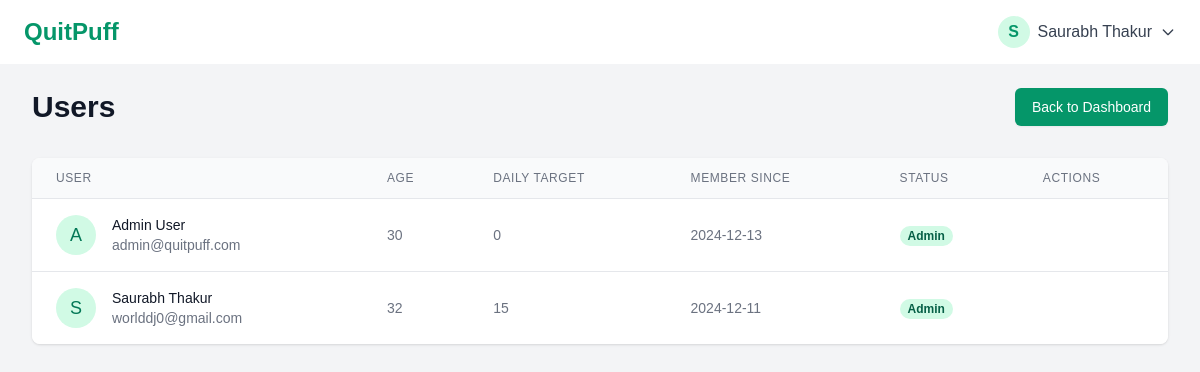
The app's page /admin/users (signed in) with its own data.
### models.py (models this page shows, shortened)
class User(UserMixin, db.Model):
    id = db.Column(db.Integer, primary_key=True)
    name = db.Column(db.String(100), nullable=False)
    email = db.Column(db.String(120), unique=True, nullable=False)
    password = db.Column(db.String(200), nullable=False)
    age = db.Column(db.Integer)
    smoking_since = db.Column(db.Integer)
    daily_cigarettes = db.Column(db.Integer)
    cigarette_cost = db.Column(db.Float)
    currency = db.Column(db.String(3), default='INR')
    pack_cost = db.Column(db.Float)
    cigarettes_per_pack = db.Column(db.Integer)
    created_at = db.Column(db.DateTime, default=datetime.utcnow)
    is_admin = db.Column(db.Boolean, default=False)
    entries = db.relationship('CigaretteEntry', backref='user', lazy=True)

### app.py (the view)
@app.route('/admin/users')
@login_required
@admin_required
def admin_users():
    users = User.query.order_by(User.created_at.desc()).all()
    return render_template('admin/users.html', users=users)

### app.py (called while the page is built)
@login_manager.user_loader
def load_user(user_id):
    return User.query.get(int(user_id))

def admin_required(f):
    @wraps(f)
    def decorated_function(*args, **kwargs):
        if not current_user.is_authenticated or not current_user.is_admin:
            flash('Access denied. Admin privileges required.', 'error')
            return redirect(url_for('dashboard'))
        return f(*args, **kwargs)
    return decorated_function

### templates/admin/users.html (shortened to what this page needs)
{% extends "base.html" %}
{% block content %}
<div class="min-h-screen bg-gray-100 py-6">
    <div class="max-w-7xl mx-auto px-4 sm:px-6 lg:px-8">
        <div class="flex justify-between items-center mb-8">
            <h1 class="text-3xl font-bold text-gray-900">Users</h1>
            <a href="{{ url_for('admin_dashboard') }}" class="inline-flex items-center px-4 py-2 border border-transparent rounded-md shadow-sm text-sm font-medium text-white bg-emerald-600 hover:bg-emerald-700">
                Back to Dashboard
            </a>
        </div>
        <div class="bg-white shadow overflow-hidden sm:rounded-lg">
            <div class="overflow-x-auto">
                <table class="min-w-full divide-y divide-gray-200">
                    <thead class="bg-gray-50">
                        <tr>
                            <th scope="col" class="px-6 py-3 text-left text-xs font-medium text-gray-500 uppercase tracking-wider">
                                User
                            </th>
                            <th scope="col" class="px-6 py-3 text-left text-xs font-medium text-gray-500 uppercase tracking-wider">
                                Age
                            </th>
                            <th scope="col" class="px-6 py-3 text-left text-xs font-medium text-gray-500 uppercase tracking-wider">
                                Daily Target
                            </th>
                            <th scope="col" class="px-6 py-3 text-left text-xs font-medium text-gray-500 uppercase tracking-wider">
                                Member Since
                            </th>
                            <th scope="col" class="px-6 py-3 text-left text-xs font-medium text-gray-500 uppercase tracking-wider">
                                Status
                            </th>
                            <th scope="col" class="px-6 py-3 text-left text-xs font-medium text-gray-500 uppercase tracking-wider">
                                Actions
                            </th>
                        </tr>
                    </thead>
                    <tbody class="bg-white divide-y divide-gray-200">
                        {% for user in users %}
                        <tr>
                            <td class="px-6 py-4 whitespace-nowrap">
                                <div class="flex items-center">
                                    <div class="flex-shrink-0 h-10 w-10">
                                        <div class="h-10 w-10 rounded-full bg-emerald-100 flex items-center justify-center">
                                            <span class="text-emerald-700 font-medium text-lg">{{ user.name[0] | upper }}</span>
                                        </div>
                                    </div>
                                    <div class="ml-4">
                                        <div class="text-sm font-medium text-gray-900">{{ user.name }}</div>
                                        <div class="text-sm text-gray-500">{{ user.email }}</div>
                                    </div>
                                </div>
                            </td>
                            <td class="px-6 py-4 whitespace-nowrap text-sm text-gray-500">
                                {{ user.age }}
                            </td>
                            <td class="px-6 py-4 whitespace-nowrap text-sm text-gray-500">
                                {{ user.daily_cigarettes }}
                            </td>
                            <td class="px-6 py-4 whitespace-nowrap text-sm text-gray-500">
                                {{ user.created_at.strftime('%Y-%m-%d') }}
                            </td>
                            <td class="px-6 py-4 whitespace-nowrap">
                                {% if user.is_admin %}
                                <span class="px-2 inline-flex text-xs leading-5 font-semibold rounded-full bg-emerald-100 text-emerald-800">
                                    Admin
                                </span>
                                {% else %}
                                <span class="px-2 inline-flex text-xs leading-5 font-semibold rounded-full bg-gray-100 text-gray-800">
                                    User
                                </span>
                                {% endif %}
                            </td>
                            <td class="px-6 py-4 whitespace-nowrap text-sm text-gray-500">
                            </td>
                        </tr>
                        {% endfor %}
                    </tbody>
                </table>
            </div>
        </div>
    </div>
</div>
{% endblock %}

### templates/base.html (shortened to what this page needs)
<!DOCTYPE html>
<html lang="en">
<head>
    <script src="https://cdn.tailwindcss.com"></script>
</head>
<body class="bg-gray-50">
    <nav class="fixed bottom-0 left-0 right-0 bg-white border-t border-gray-200 sm:relative sm:border-t-0">
        <div class="w-full sm:max-w-7xl sm:mx-auto">
            <div class="hidden sm:flex sm:justify-between sm:items-center sm:py-4 sm:px-6">
                <div class="flex items-center space-x-4">
                    <a href="{{ url_for('dashboard') }}" class="text-2xl font-bold text-emerald-600">QuitPuff</a>
                </div>
                <div class="flex items-center space-x-4">
                    {% if current_user.is_authenticated %}
                    <div class="relative" x-data="{ open: false }">
                        <button @click="open = !open" class="flex items-center space-x-2 text-gray-700 hover:text-emerald-600">
                            <div class="w-8 h-8 rounded-full bg-emerald-100 flex items-center justify-center text-emerald-600 font-semibold">
                                {{ current_user.name[0] | upper }}
                            </div>
                            <span>{{ current_user.name }}</span>
                            <svg class="w-4 h-4" fill="none" stroke="currentColor" viewBox="0 0 24 24">
                                <path stroke-linecap="round" stroke-linejoin="round" stroke-width="2" d="M19 9l-7 7-7-7"></path>
                            </svg>
                        </button>
                    </div>
                    {% else %}
                    <a href="{{ url_for('login') }}" class="text-gray-700 hover:text-emerald-600">Login</a>
                    <a href="{{ url_for('signup') }}" class="bg-emerald-600 text-white px-4 py-2 rounded-lg hover:bg-emerald-700">Sign Up</a>
                    {% endif %}
                </div>
            </div>
        </div>
    </nav>
    <main class="pb-20 sm:pb-0">
        {% block content %}{% endblock %}
    </main>
</body>
</html>

### records on screen
User: name "S", name "Saurabh Thakur", email "worlddj0@gmail.com", age "32", daily_cigarettes "15", created_at "2024-12-11", is_admin "Admin"
User: name "A", name "Admin User", email "admin@quitpuff.com", age "30", daily_cigarettes "0", created_at "2024-12-13", is_admin "Admin"
